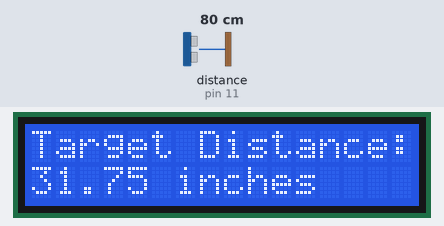
A sketch run on a simulated Arduino Uno, built with avr-gcc and run on an emulated ATmega328P. Parts: 16×2 character LCD. Wiring (inferred from the names in the program): ultrasonic range finder: trigger pin 13; echo pin 11. The test bench sets the inputs (shaded band); at power-on: distance to the obstacle (sensor on pin 11) 80 cm. The echo pulse lasts 58.3 µs per cm.

Above: at 1.2 s.
1.3 s: distance to the obstacle (sensor on pin 11) set to 2 cm
At 4.0 s:
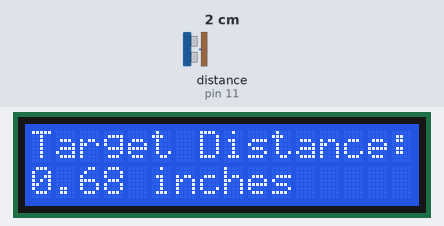
4.7 s: distance to the obstacle (sensor on pin 11) set to 4 cm
At 6.4 s:
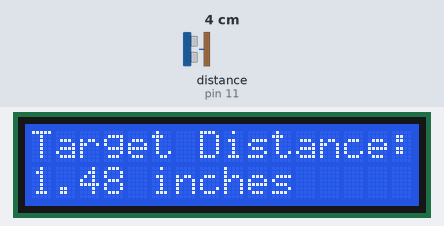
6.7 s: distance to the obstacle (sensor on pin 11) set to 9 cm
At 7.8 s:
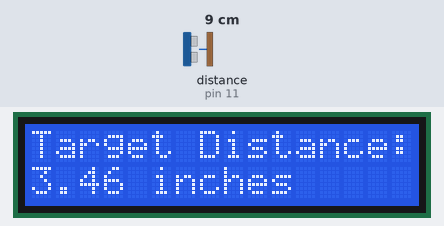
Timing chart, 0 to 9.7 s (numbered marks = the images above; inputs shaded):
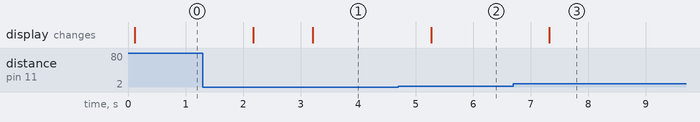

The sketch:

lcd_ultra_sonic.ino
```cpp
#include <Wire.h>

#include <LiquidCrystal_I2C.h>


LiquidCrystal_I2C lcd(0x3F,16,2);
int trigPin=13; //Sensor Trip pin connected to Arduino pin 13
int echoPin=11;  //Sensor Echo pin connected to Arduino pin 11
int myCounter=0;  //declare your variable myCounter and set to 0
int servoControlPin=6; //Servo control line is connected to pin 6
float pingTime;  //time for ping to travel from sensor to target and return
float targetDistance; //Distance to Target in inches
float speedOfSound=776.5; //Speed of sound in miles per hour when temp is 77 degrees.

void setup() {

Serial.begin(9600);
pinMode(trigPin, OUTPUT);
pinMode(echoPin, INPUT);
lcd.begin();                      // initialize the lcd
lcd.backlight();
lcd.setCursor(0,0);  //Set LCD cursor to upper left corner, column 0, row 0
lcd.print("Target Distance:");  //Print Message on First Row
}

void loop() {

  digitalWrite(trigPin, LOW); //Set trigger pin low
  delayMicroseconds(2000); //Let signal settle
  digitalWrite(trigPin, HIGH); //Set trigPin high
  delayMicroseconds(15); //Delay in high state
  digitalWrite(trigPin, LOW); //ping has now been sent
  delayMicroseconds(10); //Delay in high state

  pingTime = pulseIn(echoPin, HIGH);  //pingTime is presented in microceconds
  pingTime=pingTime/1000000; //convert pingTime to seconds by dividing by 1000000 (microseconds in a second)
  pingTime=pingTime/3600; //convert pingtime to hourse by dividing by 3600 (seconds in an hour)
  targetDistance= speedOfSound * pingTime;  //This will be in miles, since speed of sound was miles per hour
  targetDistance=targetDistance/2; //Remember ping travels to target and back from target, so you must divide by 2 for actual target distance.
  targetDistance= targetDistance*63360;    //Convert miles to inches by multipling by 63360 (inches per mile)

 lcd.setCursor(0,1);  //Set cursor to first column of second row
  lcd.print("                "); //Print blanks to clear the row
  lcd.setCursor(0,1);   //Set Cursor again to first column of second row
  lcd.print(targetDistance); //Print measured distance
  lcd.print(" inches");  //Print your units.
  delay(1000); //pause to let things settle

  }
```

Measured:
- after the input at 1.3 s, the display: first changes after 0.88 s (image 1 shows a later state)
- after the input at 4.7 s, the display: changes after 0.57 s (image 2)
- after the input at 6.7 s, the display: changes after 0.63 s (image 3)
